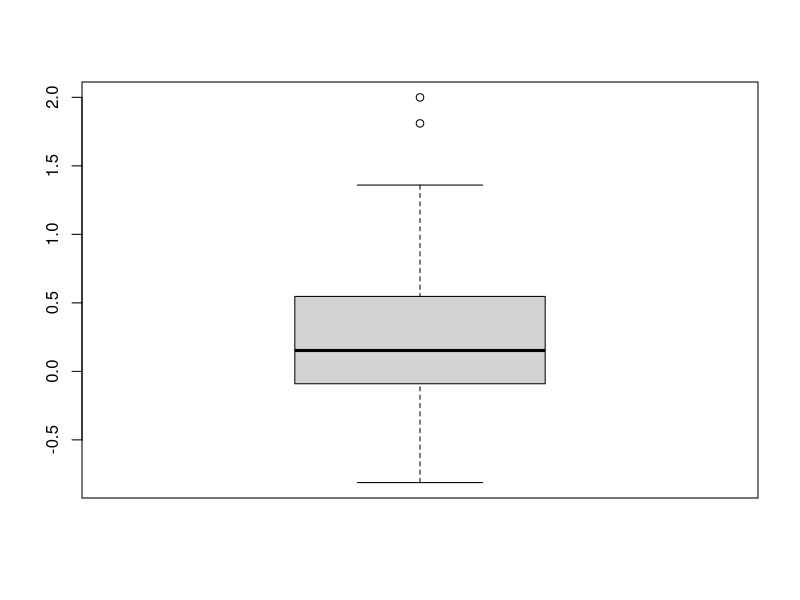
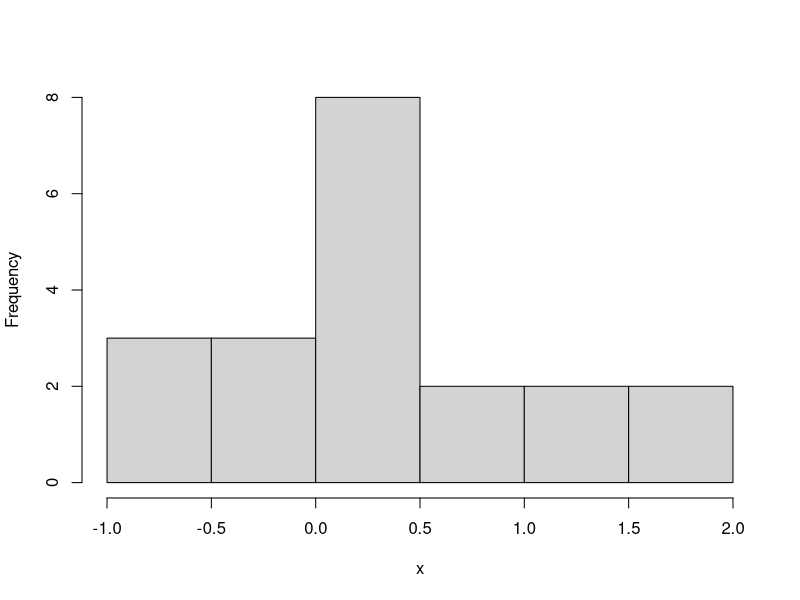

Recreate these plots in R, in order.
## title: A test script for the function stitch()
## author: Yihui Xie
set.seed(1121)
(x=rnorm(20))
mean(x);var(x)

## ---- plots, fig.height=5 ----
boxplot(x)
hist(x,main='')
